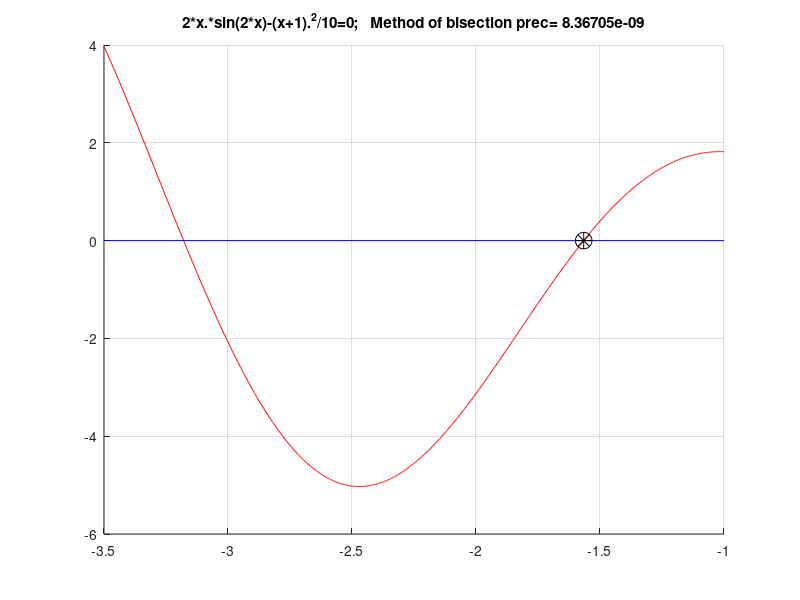

This chart was generated by the following MATLAB code:
%
% Vienos lygties sprendimas: pusiaukirtos ir stygu metodai
% 
function Pvz_SMA_1_3_Viena_lygtis_bisection_chords
clc,close all

%------------------------   PRADINIAI DUOMENYS  ---------------------------

% f='2*x.*cos(2*x)-(x+1).^2'  % funkcijos simboline israiska
% f='-2*x.^2+2'
f='2*x.*sin(2*x)-(x+1).^2/10'
% f='x.^2'       % tokiai funkcijai siais metodais saknu nerasime

% range=[-10,10] % parenkame saknu atskyrimo intervala 
% range=[-2.2,1.8]; 
range=[-3.5,-1];
eps=1e-9;  % parenkame tikslumo reiksme 
nitmax=100;% parenkame didziausia leistina iteraciju skaiciu
method='bisection';  % parenkame sprendimo metoda
% method='chords';  


% braizomas funkcijos grafikas
npoints=1000; x=range(1): (range(2)-range(1))/(npoints-1) :range(2);  
figure(1); grid on; hold on;

plot(x,eval(f),'r-');
plot(range,[0 0],'b-');

%------------------------   SPRENDIMAS  -----------------------------------

xn=range(1);xn1=range(2);prec=1;

nit=0;err=0; 
while prec > eps
    str=[f,'=0;   Method of ',method,' ',sprintf('prec= %g',prec)]; title(str);
    nit=nit+1;
    if nit > nitmax, fprintf('Virsytas leistinas iteraciju skaicius');err=1;break;end
    plot(xn,0,'mp','MarkerSize',12);h = findobj(gca,'Type','line');h1=h(1); % paskutinio grafinio objekto valdiklis irasomas handle masyvo priekyje
    plot(xn1,0,'cp','MarkerSize',12);h = findobj(gca,'Type','line');h2=h(1);
    
        % pasirenkame, ar spresti pusiaukirtos, ar stygu metodu:
        
        if strcmp(method,'bisection')    % pusiaukirtos metodas 
            xmid=(xn+xn1)/2;plot(xmid,0,'gs','MarkerSize',12);h = findobj(gca,'Type','line');h3=h(1);
        elseif strcmp(method,'chords')   % stygu metodas 
            x=xn;fxn=eval(f);x=xn1;fxn1=eval(f);
            k=abs(fxn/fxn1);xmid=(xn+k*xn1)/(1+k);
            plot(xmid,0,'gs','MarkerSize',12);plot([xn,xn1],[fxn,fxn1],'g-');h = findobj(gca,'Type','line');h3=h(1:2);
        else, fprintf('neaprasytas metodas \n');
        end
    x=xmid;fxmid=eval(f);
    
    if 0  % jeigu pradzioje tikriname kairi taska
        x=xn;fxn=eval(f);
        if sign(fxmid) == sign(fxn), xn=xmid;  else, xn1=xmid; end
    else 
        x=xn1;fxn1=eval(f);
        if sign(fxmid) == sign(fxn1), xn1=xmid;  else, xn=xmid; end
    end
%     x=xn1;fxn1=eval(f);
%     if sign(fxmid) == sign(fxn1), xn1=xmid;
%     else, xn=xmid;
%     end
%         
    pause
    delete(h1);delete(h2);delete(h3);
    
    prec=abs(fxmid); 
    fprintf(1,'iteracija %d   artinys=   %g    tikslumas= %g \n',nit,xmid, prec);
end
plot(xmid,0,'k*','MarkerSize',12);plot(xmid,0,'ko','MarkerSize',12);
if err == 0, fprintf(1,'\n tikslumas pasiektas, saknis xmid=%g\n\n',xmid);
else, fprintf(1,'\n tikslumas nepasiektas, paskutine saknies reiksme  xmid=%g\n\n',xmid);
end

return 
% ................................................................................
disp('.... Patikriname saknies reiksme, naudodami MATLAB funkcija fsolve: ....')
fprintf('\n')

    % fsolve iejimo pirmu parametru gali buti simboliu masyvas(char), kuriame irasyta lygties funkcijos israiska. 
    % Lygties funkcijos argumentas yra simbolis x. 
    % Antras parametras yra x reiksme. x gali buti vektorius.
   
 x0=-10; sprendinys = fsolve(char(f),x0); fprintf(1,'\npradinis artinys  x0=%g,  sprendinys=%g',x0,sprendinys);
 x0=5;   sprendinys = fsolve(char(f),x0); fprintf(1,'\npradinis artinys  x0=%g,  sprendinys=%g',x0,sprendinys);
 fprintf(1,'\n');
end
